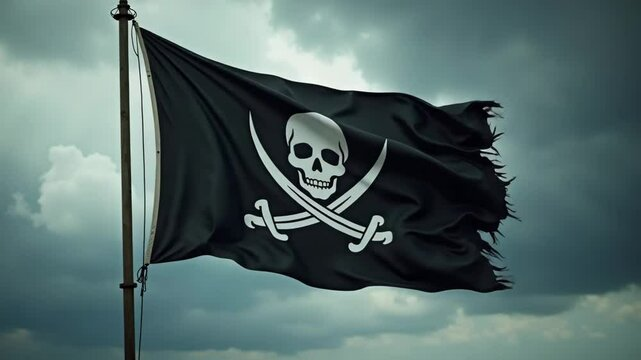
#> input picture Day_1/pirate.jpg, 641 x 360 px
$ python task2.py
#> lines starting #> are read from the running program, lines starting #| are printed output that depends on the picture
# Task: Convert an image to grayscale, RGB, and BGR

# importing opencv
import cv2

# loading the image
img = cv2.imread("pirate.jpg") # note that the opencv initially loads the images into BGR
#> img is the input picture: shape (360, 641, 3); mean B, G, R 106.4, 107.9, 85.9
print("Image Loaded Successfully")

# displaying the initial image
cv2.imshow("Initial Image", img)

# converting the image to grayscale and displaying it
img_grayscale = cv2.cvtColor(img, cv2.COLOR_BGR2GRAY)
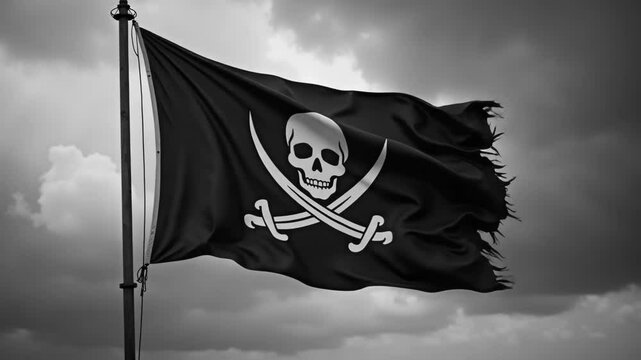
#> img_grayscale: shape (360, 641); min 0, max 254, mean 101.1
cv2.imshow("Grayscale Image", img_grayscale)

# converting the image to RGB and displaying it
img_RGB = cv2.cvtColor(img, cv2.COLOR_BGR2RGB)
cv2.imshow("RGB Image", img_RGB)


# converting the RGB image to BGR and displaying it
img_BGR = cv2.cvtColor(img_RGB, cv2.COLOR_RGB2BGR)
cv2.imshow("BGR Image", img_BGR)


cv2.waitKey(0)
cv2.destroyAllWindows()
